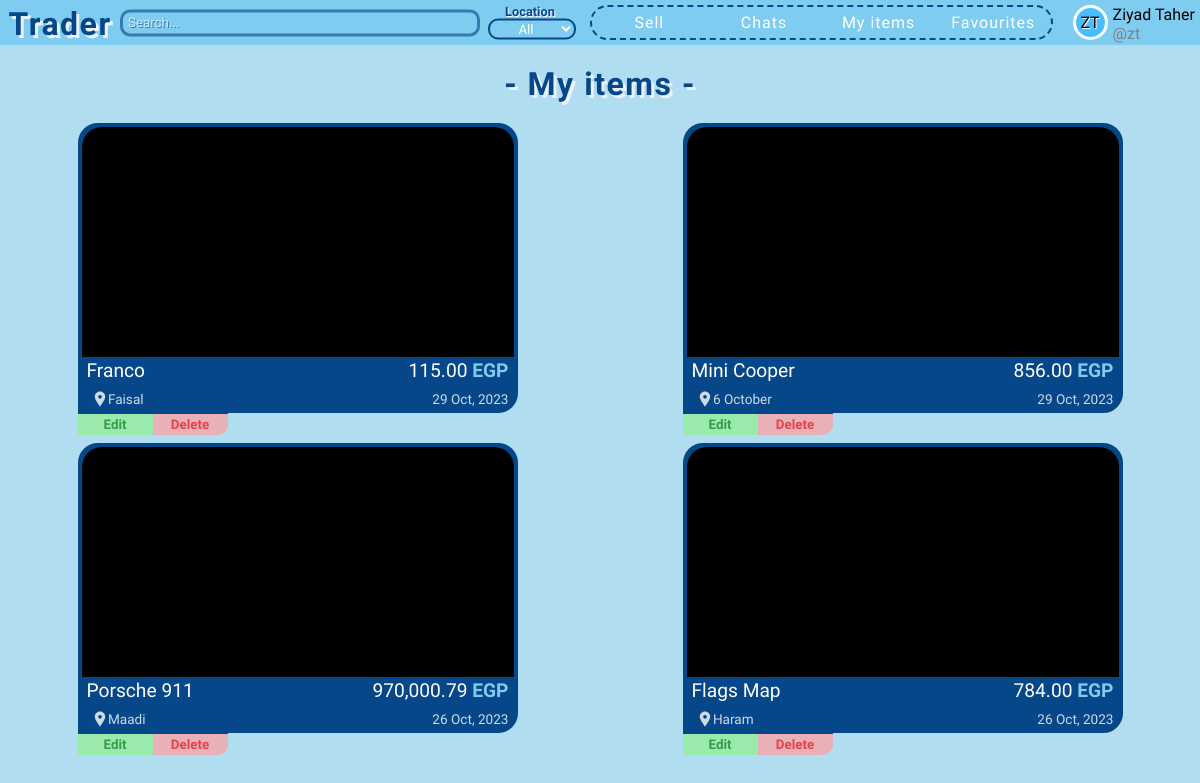
Before: /my-items (signed in) with the older database file.
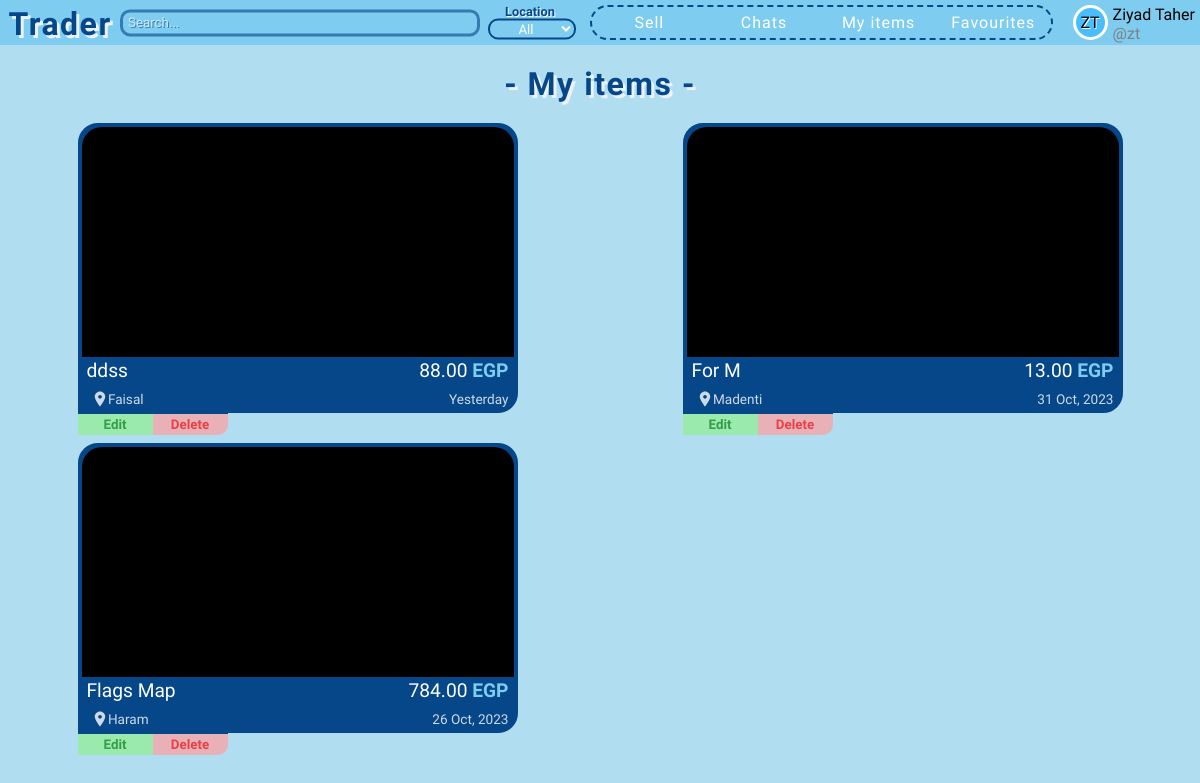
After: the same page with the newer database file.
### app/models.py (models this page shows)
class User(db.Model, UserMixin):
    id = db.Column(db.Integer, primary_key=True)  # User ID
    firstname = db.Column(db.String(50), nullable=False)  # First name
    lastname = db.Column(db.String(50), nullable=False)  # Last name
    username = db.Column(db.String(30), unique=True, nullable=False)  # Unique username
    email = db.Column(db.String(120), unique=True, nullable=False)  # Unique email
    password = db.Column(db.String(120), nullable=False)  # Password
    profile_color = db.Column(db.String(25), nullable=True, default=None)  # Profile color
    sent_chat = db.relationship('Chat', backref='sent_by_set', lazy=True, foreign_keys='Chat.sent_by')  # Chats sent by this user
    received_chat = db.relationship('Chat', backref='received_by_set', lazy=True, foreign_keys='Chat.received_by')  # Chats received by this user
    items = db.relationship('Item', backref='item_owner', lazy=True)  # Items posted by this user
    contacts = db.relationship('User', secondary=user_contacts,  # Many-to-many relationship for contacts
                               primaryjoin=(user_contacts.c.contact_id == id),
                               secondaryjoin=(user_contacts.c.contacted_id == id),
                               backref=db.backref('contacted_by', lazy='dynamic'),
                               lazy='dynamic')
    favourites = db.relationship('Item', secondary=favourite_items, backref=db.backref('fav_users', lazy='dynamic'))  # Many-to-many relationship for favorite items

class Item(db.Model):
    id = db.Column(db.Integer, primary_key=True)  # Item ID
    title = db.Column(db.String(100), nullable=False)  # Item title
    description = db.Column(db.Text, nullable=False)  # Item description
    location = db.Column(db.String(100), nullable=False)  # Item location
    price = db.Column(db.Float, default=0, nullable=False)  # Item price
    is_sold = db.Column(db.Boolean, default=False)  # Is item sold?
    created_at = db.Column(db.DateTime)  # Item creation timestamp
    owner = db.Column(db.Integer, db.ForeignKey("user.id"), nullable=False)  # Owner of the item
    images = db.relationship('Image', backref='images_set', lazy=True)  # Images associated with the item
    chats = db.relationship('Chat', backref='chats_set', lazy=True)  # Chats related to the item

### app/routes.py (the view)
@app.get("/my-items")
@login_required
def my_items():
    items = Item.query.filter_by(owner=current_user.id).order_by(Item.created_at.desc()).all()
    return render_template('my-items.html', items=items)

### app/__init__.py (called while the page is built)
def price_format(float):
    return '{:,.2f}'.format(float)

### app/routes.py (called while the page is built)
@login_manager.user_loader
def load_user(user_id):
    return User.query.get(int(user_id))

### app/templates/my-items.html (shortened to what this page needs)
{% extends 'base.html' %}
{% block head %}
    <link rel="stylesheet" href="{{ url_for('static', filename='css/partials/item.css') }}">
{% endblock %}
{% block nav_search %}nav-search{% endblock %}
{% block search_location %}
    <input type="search" class="search" placeholder="Search...">
    <div class="location-cont">
        <div>Location</div>
        <select name="location" class="location" title="Location">
            <option class="all" value="">All</option>
        </select>
    </div>
{% endblock %}
{% block content %}
    <header class="pge-header" style="margin: 15px;">- My items -</header>
    <div class="items-cont seller-items-cont">
        {% for item in items %}
            {% with seller_page=True, all_items_page=True %}
                {% include 'partials/item.html' %}
            {% endwith %}
        {% endfor %}
    </div>
{% endblock %}

### app/templates/base.html (shortened to what this page needs)
<!DOCTYPE html>
<html lang="en">
<head>
    <link rel="stylesheet" href="{{ url_for('static', filename='css/base.css') }}">
    <link rel="stylesheet" href="{{ url_for('static', filename='css/partials/user-card.css') }}">
    {% block head %}
    {% endblock %}
</head>
<body>
    {% block nav %}
        <header>
            <nav class="{% block nav_search %}{% endblock %}">
                <a href="{{ url_for('index') }}" class="app-name">Trader</a>
                {% block search_location %}
                {% endblock %}
                <div class="all-links">
                    <a href="{{ url_for('sell') }}" class="nav-link">Sell</a>
                    <a href="{{ url_for('all_contacts') }}" class="nav-link">Chats</a>
                    <a href="{{ url_for('my_items') }}" class="nav-link">My items</a>
                    <a href="{{ url_for('favourites') }}" class="nav-link">Favourites</a>
                </div>
                <div class="user-card-cont">
                    {% if current_user.is_authenticated %}
                        {% include 'partials/user-card.html' %}
                    {% else %}
                        <div class="guest">@Guest</div>
                        <div class="login-signup">
                            <a href="{{ url_for('login') }}" class="login">Log in</a>
                            <a href="{{ url_for('signup') }}" class="signup">Sign up</a>
                        </div>
                    {% endif %}
                </div>
            </nav>
        </header>
    {% endblock %}
    {% block content %}
    {% endblock %}
</body>
</html>

### app/templates/partials/user-card.html
<div class="user-logo-cont" style="background-color: #{{ current_user.profile_color }};">
    <div class="user-logo">{{ current_user.firstname[0]|upper }}{{ current_user.lastname[0]|upper }}</div>
</div>
<div class="first-last-name">{{ current_user.firstname|title }} {{ current_user.lastname|title }}</div>
<span class="username">@{{ current_user.username }}</span>

### app/templates/partials/item.html (shortened to what this page needs)
<div class="single-item-cont location-{% if item.location == '6 October' %}october{% else %}{{ item.location|lower }}{% endif %}" id="item-{{ item.id }}">
    <a class="item" href="{{ url_for('single_item', item_id=item.id) }}">
        <div class="img-cont">
        </div>
        <div class="upper">
            <div class="item-title">{{ item.title }}</div>
            <div class="item-price">{{ price_format(item.price) }} <span class="egp">EGP</span></div>
        </div>
        <div class="lower">
            <div class="item-location">
                <svg
                    width="18px"
                    height="18px"
                    xmlns="http://www.w3.org/2000/svg"
                    viewBox="0 0 24 24"
                    fill="#fff"
                >
                    <path d="M12 2C8.13 2 5 5.13 5 9c0 4.25 7 13 7 13s7-8.75 7-13c0-3.87-3.13-7-7-7zm0 9.5c-1.38 0-2.5-1.12-2.5-2.5s1.12-2.5 2.5-2.5 2.5 1.12 2.5 2.5-1.12 2.5-2.5 2.5z" />
                </svg> {{ item.location }}
            </div>
            <div>{{ date_format(item.created_at) }}</div>
        </div>
    </a>
    {% if seller_page %}
    <div class="seller-page-btns">
        {% if all_items_page %}
        <div class="edit-delete">
            <button class="edit-btn" id="edit-{{ item.id }}">Edit</button>
            <button class="delete-btn" id="delete-{{ item.id }}">Delete</button>
        </div>
        {% endif %}
    </div>
    {% endif %}
</div>

### app/static/css/base.css (style rules this page uses)
* { font-family: 'Varela Round', serif; box-sizing: border-box; margin: 0; padding: 0; font-size: bolder; }
body { background-color: #B1DDF1; color: white; height: 100vh; }
nav { display: grid; grid-template-columns: 120px 1fr auto; background-color: #7eccf0; height: 45px; }
.nav-search { grid-template-columns: 120px 30% 100px 1fr auto; }
.app-name, .pge-header { position: relative; top: 5px; font-family: Cookie; font-weight: bolder; font-size: 2rem; text-align: center; letter-spacing: 1.5px; text-decoration: none; color: #064789; text-shadow: 3px 3px #EBF2FA; transition: all 0.3s; }
nav .search { position: relative; top: 50%; transform: translateY(-50%); border-radius: 10px; padding: 5px; height: 1.7rem; border: 3px solid #064789; background-color: #7eccf0; opacity: 0.6; }
nav .search::placeholder { color: white; text-shadow: 1px 1px #064789; }
nav .location-cont { position: relative; top: 50%; transform: translateY(-50%); margin: 0 5px; padding: 3px; color: #064789; font-weight: bolder; font-size: 0.8rem; text-shadow: 1px 1px white; text-align: center; }
nav .location { background-color: #7eccf0; border: 2px solid #064789; border-radius: 10px; color: white; width: fit-content; height: fit-content; padding: 0 3px; text-align: center; }
.all-links { display: flex; justify-content: space-evenly; align-items: center; border: 2px dashed #064789; height: 35px; border-radius: 20px; margin: 5px 10px; }
.all-links .nav-link:first-of-type { border-top-left-radius: 20px; border-bottom-left-radius: 20px; }
.all-links .nav-link:last-of-type { border-top-right-radius: 20px; border-bottom-right-radius: 20px; }
.all-links .nav-link { color: white; letter-spacing: 1px; text-decoration: none; height: 100%; width: 100%; text-align: center; padding-top: 6px; }
.user-card-cont { position: relative; display: grid; column-gap: 5px; grid-template-columns: auto 1fr; grid-template-rows: 1fr 1fr; color: black; padding: 5px; height: 45px; padding-left: 10px; transition: background-color .2s ease-out; cursor: pointer; width: fit-content; min-width: 100px; }

### app/static/css/partials/user-card.css (style rules this page uses)
.user-logo-cont { display: flex; justify-content: center; align-items: center; background-color: #7eccf0; width: 35px; height: 35px; border: 3px solid white; border-radius: 50%; text-shadow: 1px 1px white; grid-row: span 2; }
.user-logo { font-family: Amita; }
.username { color: gray; }

### app/static/css/partials/item.css (style rules this page uses)
.items-cont { display: grid; grid-template-columns: repeat(auto-fill, minmax(450px, 1fr)); gap: 10px 10px; padding: 10px 0; }
.single-item-cont { position: relative; width: 440px; margin: auto; transition: transform 0.5s; }
.item { position: relative; display: flex; flex-direction: column; justify-content: space-between; text-decoration: none; color: white; width: 440px; height: 290px; background-color: #064789; border-radius: 20px; border: 4px solid #064789; cursor: pointer; }
.img-cont { border-radius: 20px 20px 0 0; position: relative; background-color: black; overflow: hidden; height: 85%; }
.upper, .lower { display: flex; justify-content: space-between; align-items: baseline; padding: 2px 5px; }
.upper { font-size: 1.2rem; }
span.egp { color: #7eccf0; font-weight: bolder; }
.lower { font-size: 0.85rem; opacity: 0.8; }
.lower svg { position: relative; top: 3.5px; left: 4px; }
.seller-items-cont { gap: 30px 10px; }
.seller-items-cont .item { border-bottom-left-radius: 0; }
.seller-page-btns .edit-delete { position: absolute; bottom: -22px; color: black; display: flex; justify-content: space-evenly; width: 150px; border-bottom-right-radius: 10px; overflow: hidden; border-top: 2px solid #064789; }
.seller-page-btns button { width: 100%; border-style: none; font-weight: bolder; cursor: pointer; opacity: 0.7; }
.seller-page-btns .edit-btn { padding: 3px; border-color: green; color: green; background-color: lightgreen; }
.seller-page-btns .delete-btn { padding: 3px; border-color: red; color: red; background-color: rgb(255, 159, 159); }

Changed rows visible on the page:
removed Item: title "Franco", price "115.00", location "Faisal", created_at "29 Oct, 2023"
removed Item: title "Mini Cooper", price "856.00", location "6 October", created_at "29 Oct, 2023"
removed Item: title "Porsche 911", price "970,000.79", location "Maadi", created_at "26 Oct, 2023"
added Item: title "ddss", price "88.00", location "Faisal", created_at "Yesterday"
added Item: title "For M", price "13.00", location "Madenti", created_at "31 Oct, 2023"
